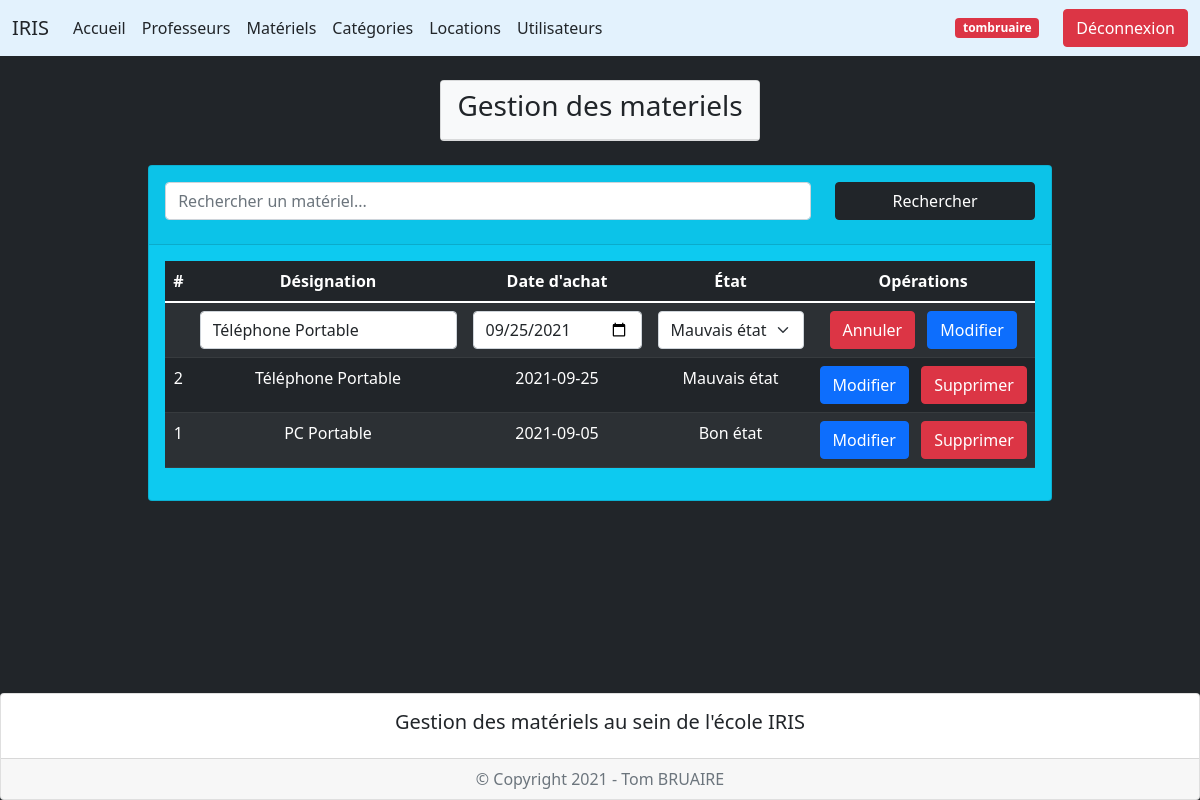
The app's page /index.php?page=2&action=edit&idmateriel=2 (signed in) with its own data.
### tables this page shows
create table materiels (
    idmateriel int(3) not null auto_increment,
    designationmateriel varchar(50),
    dateachatmateriel date,
    etatmateriel enum('Bon état', 'Mauvais état'),
    primary key (idmateriel)
);

### controleur/config_db.php (called while the page is built)
<?php
$server = "localhost";
$bdd = "iris";
$user = "root";
$mdp = "";
?>

### controleur/controleur.class.php (called while the page is built, shortened)
<?php
require_once("modele/modele.class.php");
class Controleur {
    private $unModele;
    public function __construct($server, $bdd, $user, $mdp) {
        $this->unModele = new Modele($server, $bdd, $user, $mdp);
    }
    public function setTable($uneTable) {
        $this->unModele->setTable($uneTable);
    }
    public function selectAll($chaine = "*", $orderby) {
        return $this->unModele->selectAll($chaine, $orderby);
    }
    public function selectWhere($chaine = "*", $where) {
        return $this->unModele->selectWhere($chaine, $where);
    }
}
?>

### vue/vue_materiels.php (the view, shortened to what this page needs)
<div class="container mt-4 mb-5">
    <div class="row d-flex justify-content-center">
        <div class="col-auto">
            <div class="card bg-info">
                <div class="card-header">
                    <form method="post" action="" class="mt-2">
                        <div class="row mb-3">
                            <div class="col-9">
                                    <input type="search" name="mot" id="mot" placeholder="Rechercher un matériel..." class="form-control">
                            </div>
                            <div class="col-3">
                                <button type="submit" name="Rechercher" class="btn btn-dark w-100">Rechercher</button>
                            </div>
                        </div>
                    </form>
                </div>
                <div class="card-body">
                    <div class="table-responsive">
                        <table class="table table-dark table-striped text-center">
                            <thead>
                                <tr>
                                    <th scope="col">#</th>
                                    <th scope="col">Désignation</th>
                                    <th scope="col">Date d'achat</th>
                                    <th scope="col">État</th>
                                    <?php if (isset($_SESSION['lvl']) && $_SESSION['lvl'] == 2) { ?>
                                    <th scole="col">Opérations</th>
                                    <?php } ?>
                                </tr>
                            </thead>
                            <tbody>
                                <?php if (isset($_SESSION['lvl']) && $_SESSION['lvl'] == 2) { ?>
                                    <form method="post" action="">
                                        <tr>
                                            <td></td>
                                            <td><input type="text" name="designationmateriel" id="designation" class="form-control" value="<?= ($leMateriel != null ? $leMateriel['designationmateriel'] : null); ?>"></td>
                                            <td><input type="date" name="dateachatmateriel" id="dateachat" class="form-control" value="<?= ($leMateriel != null ? $leMateriel['dateachatmateriel'] : null); ?>"></td>
                                            <td>
                                                <select name="etatmateriel" class="form-select">
                                                    <option value="Mauvais état" <?php if ($leMateriel != null && $leMateriel['etatmateriel'] == "Mauvais état") {echo "selected";} ?>>Mauvais état</option>
                                                </select>
                                            </td>
                                            <td>
                                                <?php if ($leMateriel != null) { ?>
                                                    <button type="submit" name="Annuler" class="btn btn-danger me-2">Annuler</button>
                                                <?php } ?>
                                                <button type="submit" <?= ($leMateriel != null ? 'name="subeditmateriel"' : 'name="subaddmateriel"'); ?> class="btn <?= ($leMateriel != null ? 'btn-primary' : 'btn-success w-100'); ?>"><?= ($leMateriel != null ? "Modifier" : "Ajouter"); ?></button>
                                            </td>
                                        </tr>
                                    </form>
                                <?php } ?>
                            <?php foreach ($lesMateriels as $unMateriel) { ?>
                                <tr>
                                    <td><?= $unMateriel['idmateriel']; ?></td>
                                    <td><?= $unMateriel['designationmateriel']; ?></td>
                                    <td><?= $unMateriel['dateachatmateriel']; ?></td>
                                    <td><?= $unMateriel['etatmateriel']; ?></td>
                                    <?php if (isset($_SESSION['lvl']) && $_SESSION['lvl'] == 2) { ?>
                                    <td>
                                        <a href="index.php?page=2&action=edit&idmateriel=<?= $unMateriel['idmateriel']; ?>" class="btn btn-primary me-2">Modifier</a>
                                        <a href="index.php?page=2&action=sup&idmateriel=<?= $unMateriel['idmateriel']; ?>" onclick="return(confirm('Voulez-vous vraiment supprimer ce matériel ?'));" class="btn btn-danger">Supprimer</a>
                                    </td>
                                    <?php } ?>
                                </tr>
                            <?php } ?>
                            </tbody>
                        </table>
                    </div>
                </div>
            </div>
        </div>
    </div>
</div>

### records on screen
materiels: designationmateriel "Téléphone Portable", dateachatmateriel "09/25/2021", etatmateriel "Mauvais état", idmateriel "2", dateachatmateriel "2021-09-25"
materiels: idmateriel "1", designationmateriel "PC Portable", dateachatmateriel "2021-09-05", etatmateriel "Bon état"

### other values on screen
$_SESSION['pseudouser'] "tombruaire"
$text "Gestion des materiels"
